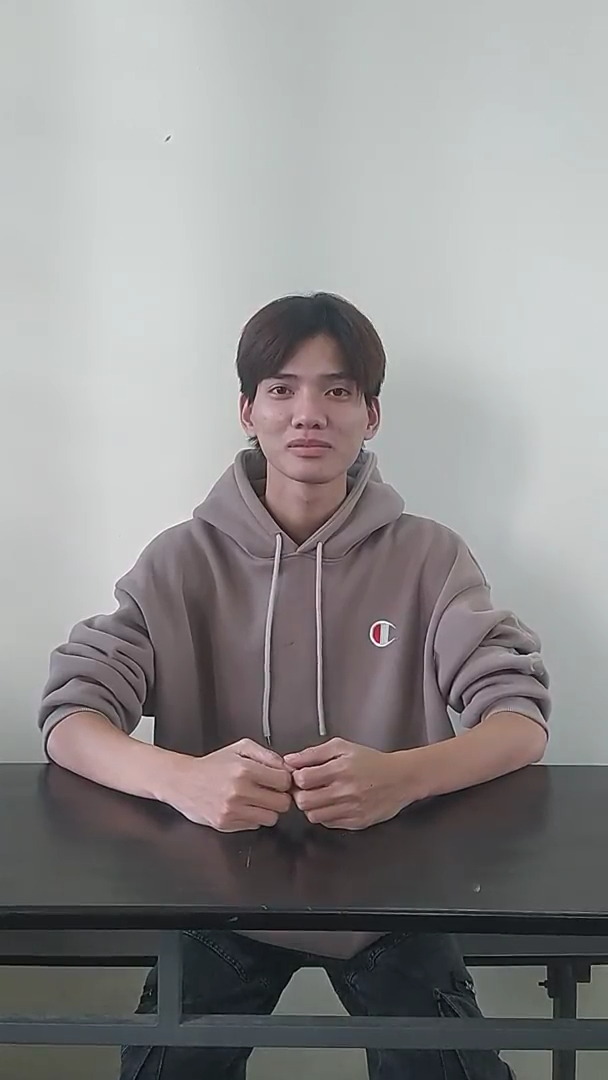
#> input picture assets/khanhduong0.png, 608 x 1080 px, given in place of classroom3.mp4, which was not available
$ python Haar_Like_face_recognition.py
#> lines starting #> are read from the running program, lines starting #| are printed output that depends on the picture; after the words box and inside, x2 and y2 are one past the last pixel; in counts of white or black regions, pixels touching at a corner belong together; pictures that were not available may be replaced by others from this repository, and a replacement may not be noted
import cv2

face_cascade = cv2.CascadeClassifier(r'E:\Python\CV\HaarCascade-Face-detection\haar-like_model.xml')


cap = cv2.VideoCapture(r'E:\Python\CV\haar-like_dataset\test_video\classroom3.mp4')
#cap = cv2.VideoCapture(0)

counter = 0
while cap.isOpened():
    ret, frame = cap.read()
#> frame is the input picture: shape (1080, 608, 3); mean B, G, R 141.6, 141.5, 143.1
    if not ret:
        break

    #frame = cv2.resize(frame, (0, 0), fx=1.2, fy=1.2)
    frame = cv2.resize(frame, (0, 0), fx=0.4, fy=0.4)
#> frame: shape (432, 243, 3)
    gray = cv2.cvtColor(frame, cv2.COLOR_BGR2GRAY)
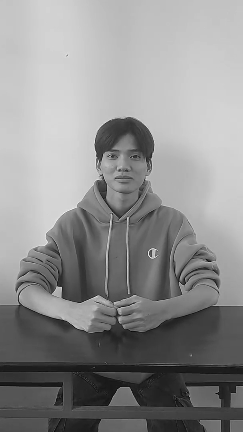
#> gray: shape (432, 243); min 4, max 242, mean 141.9

    humans = face_cascade.detectMultiScale(gray, scaleFactor=1.1, minNeighbors=5)
#> humans = [[108, 182, 28, 28], [95, 134, 57, 57]]

    for (x, y, w, h) in humans:
        cv2.rectangle(frame, (x, y), (x + w, y + h), (0, 255, 0), 2)
        counter +=1
#> this loop made 2 passes
#> (x, y, w, h, counter) on passes 1 to 2: (108, 182, 28, 28, 1), (95, 134, 57, 57, 2)
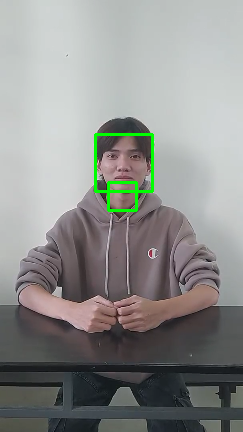
#> frame: shape (432, 243, 3); mean B, G, R 140.5, 142.8, 141.8
#> after the loop, counter = 2

    cv2.putText(frame, f'Number of Student: {counter}', (10, 30), cv2.FONT_HERSHEY_SIMPLEX, 0.5, (255, 0, 0), 1, cv2.LINE_AA)
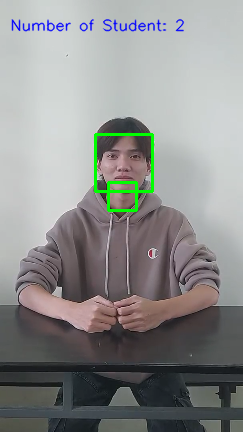
#> frame: shape (432, 243, 3); 1.02% of pixels changed, all inside (x1, y1, x2, y2) = (11, 18, 185, 32)

    cv2.imshow('Student Detection', frame)

    counter = 0

    if cv2.waitKey(25) & 0xFF == ord('q'):
#> (key q is pressed here)
        break

cap.release()
cv2.destroyAllWindows()
cap.release()
cv2.destroyAllWindows()

$ run again, on assets/khanhduong3.png
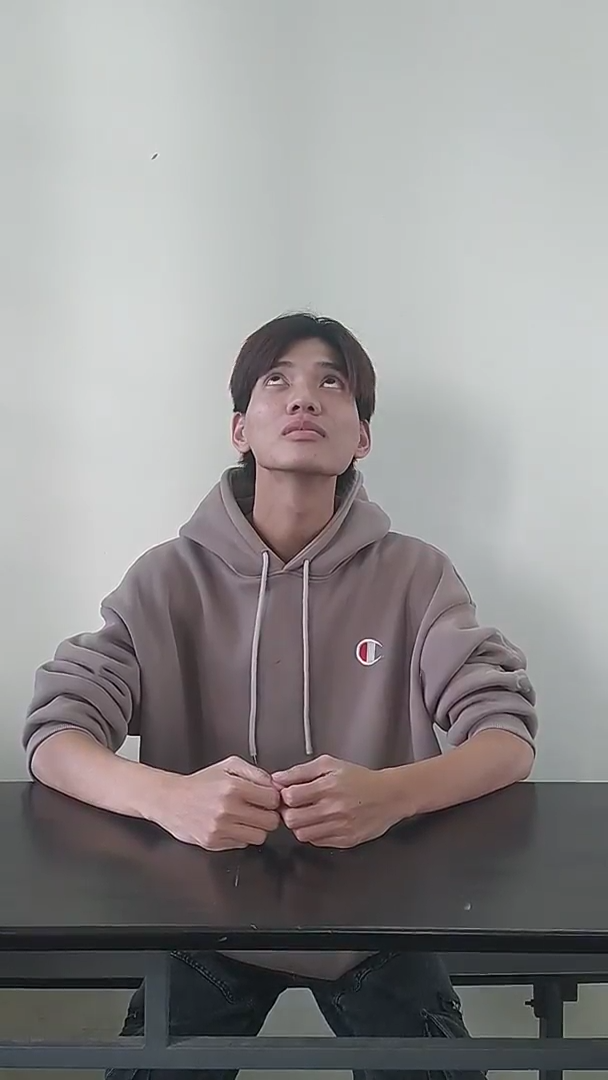
#> input picture assets/khanhduong3.png, 608 x 1080 px, given in place of classroom3.mp4, which was not available
#> frame is the input picture: shape (1080, 608, 3); mean B, G, R 142.7, 142.5, 144.5
#> humans = [[93, 130, 54, 54]]
#> the loop `for (x, y, w, h) in humans:` made 1 pass
#> (x, y, w, h, counter) on pass 1: (93, 130, 54, 54, 1)
#> after the loop `for (x, y, w, h) in humans:`:
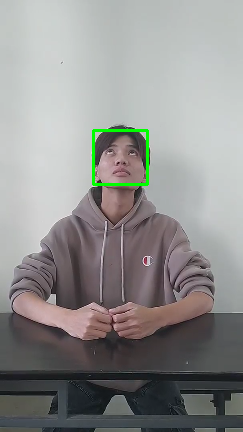
#> frame: shape (432, 243, 3); mean B, G, R 141.9, 143.2, 143.6
#> after the loop `for (x, y, w, h) in humans:`: counter = 1
#> `cv2.putText(frame, f'Number of Student: {counter}', (10, 30), cv2.FONT..`:
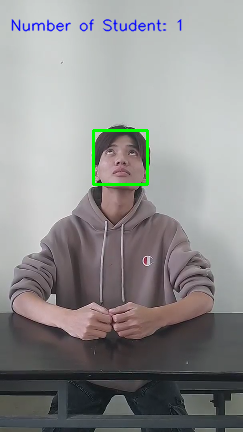
#> frame: shape (432, 243, 3); 0.99% of pixels changed, all inside (x1, y1, x2, y2) = (11, 19, 182, 32)
